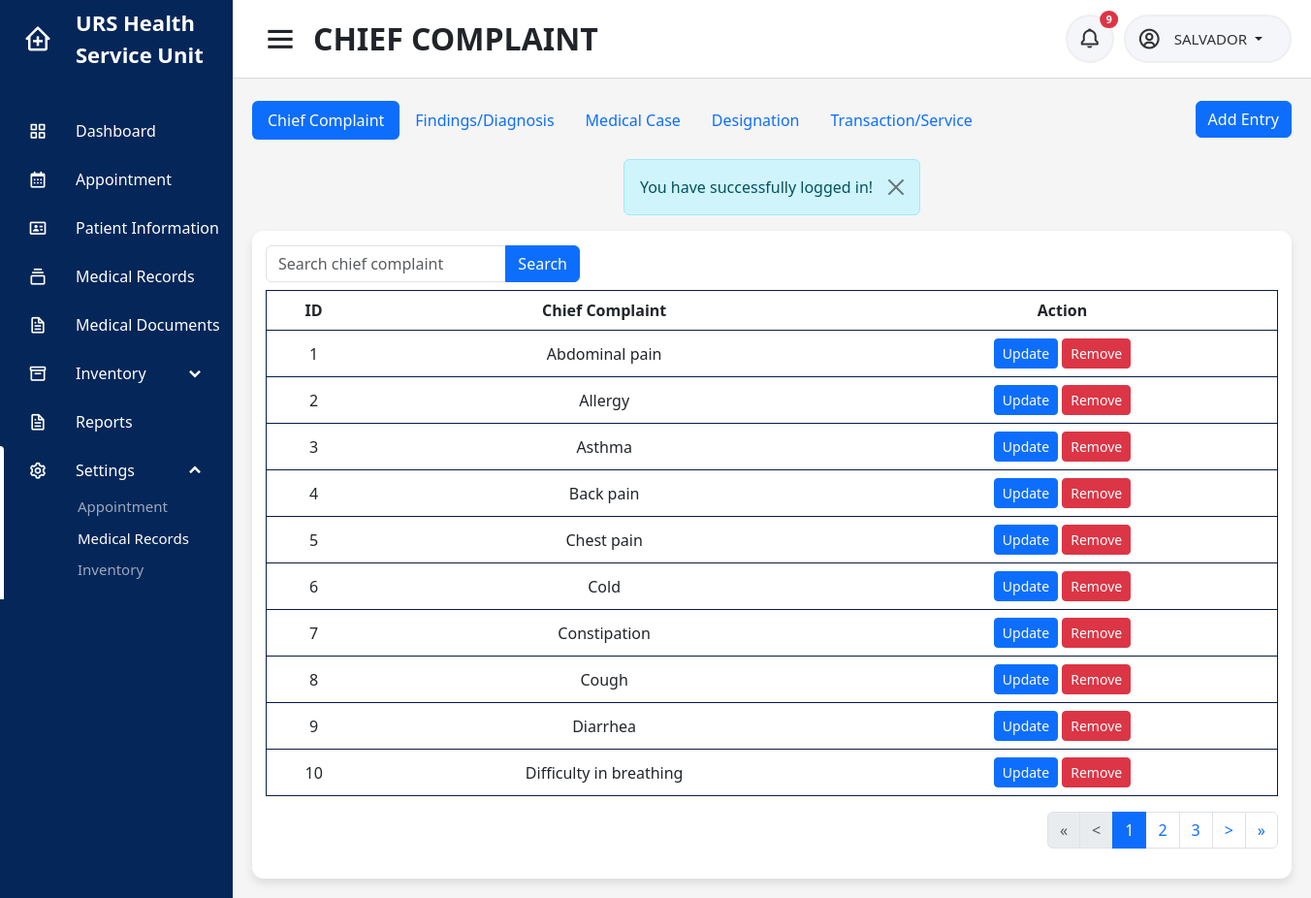
The app's page /users/nurse/chiefcomplaint.php (signed in), older data.
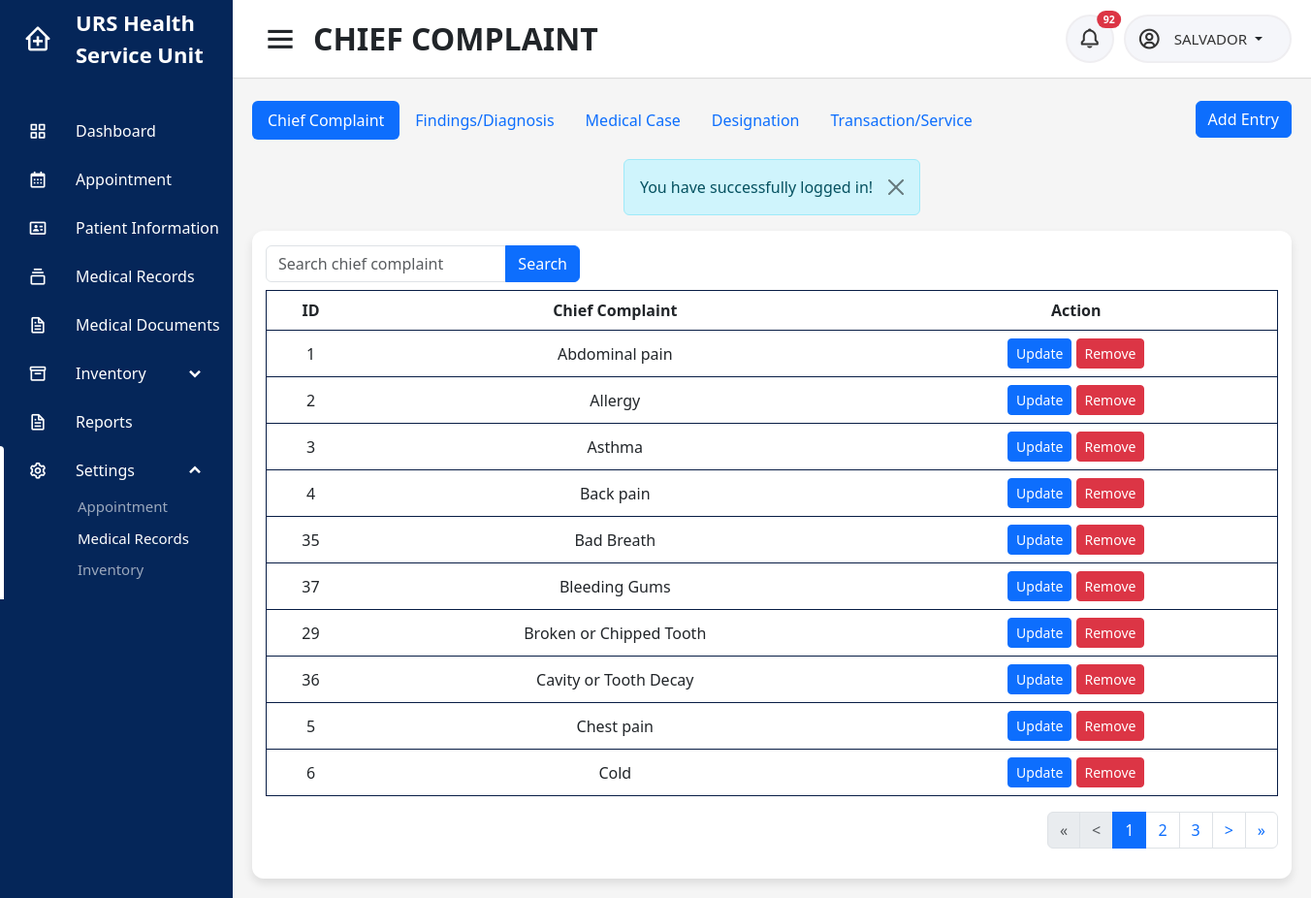
The same page, newer data.
### tables this page shows
CREATE TABLE `chief_complaint` (
  `id` int(11) NOT NULL,
  `chief_complaint` text DEFAULT NULL
);

### users/nurse/chiefcomplaint.php (the view, shortened to what the changed rows need)
<?php
include('../../connection.php');
$userid = $_SESSION['userid'];
$campus = $_SESSION['campus'];
if (isset($_GET['cc'])) {
    $cc = isset($_GET['cc']) ? $_GET['cc'] : '';
    $whereClause = "";
    if ($cc !== '') {
        $whereClause .= " WHERE chief_complaint LIKE '%$cc%'";
    }
    $sql_count = "SELECT COUNT(*) AS total_rows FROM chief_complaint $whereClause ORDER BY chief_complaint";
} else {
    $sql_count = "SELECT COUNT(*) AS total_rows FROM chief_complaint ORDER BY chief_complaint";
}
$count_result = $conn->query($sql_count);
if ($count_result) {
    $count_row = $count_result->fetch_assoc();
    $nr_of_rows = $count_row['total_rows'];
} else {
    echo "Error: " . $conn->error;
}
$rows_per_page = 10;
$page = isset($_GET['page']) ? $_GET['page'] : 1;
$start = ($page - 1) * $rows_per_page;
$pages = ceil($nr_of_rows / $rows_per_page);
$start_loop = $page > 2 ? $page - 2 : 1;
$end_loop = $page < $pages - 2 ? $page + 2 : $pages;
?>
<!DOCTYPE html>
<html lang="en" dir="ltr">
<head>
    <?php include('../../includes/header.php'); ?>
</head>
<body id="<?php echo $id ?>">
    <section class="home-section">
        <nav>
            <div class="right-nav">
                <div class="notification-button">
                    <button type="button" class="btn btn-sm position-relative" onclick="window.location.href = 'notification'">
                        <i class='bx bx-bell'></i>
                        <?php
                        $sql = "SELECT au.id, au.user, au.campus, au.activity, au.datetime, au.status, ac.firstname, ac.middlename, ac.lastname, ac.campus, i.image FROM audit_trail au INNER JOIN account ac ON ac.accountid = au.user INNER JOIN patient_image i ON i.patient_id = au.user WHERE ((au.activity LIKE '%added a walk-in schedule%' AND au.activity LIKE '%$campus%') OR (au.activity LIKE '%cancelled a walk-in schedule%' AND au.activity LIKE '%$campus%') OR au.activity LIKE 'sent%' OR au.activity LIKE 'cancelled%' OR au.activity LIKE 'uploaded medical document%' OR au.activity LIKE '%expired%') AND au.status='unread' AND au.user != '$userid' ORDER BY au.datetime DESC";
                        $result = mysqli_query($conn, $sql);
                        if ($row = mysqli_num_rows($result)) {
                        ?>
                            <span class="position-absolute top-0 start-100 translate-middle badge rounded-pill bg-danger">
                                <?= $row ?>
                            </span>
                        <?php
                        }
                        ?>
                    </button>
                </div>
            </div>
        </nav>
        <div class="home-content">
            <div class="overview-boxes">
                <div class="content">
                    <div class="row">
                        <div class="col-sm-12">
                            <div class="table-responsive">
                                <table class="table">
                                    <thead class="head">
                                        <tr>
                                            <th>ID</th>
                                            <th>Chief Complaint</th>
                                            <th>Action</th>
                                        </tr>
                                    </thead>
                                    <tbody>
                                        <?php
                                        if (isset($_GET['cc']) && $_GET['cc'] != '') {
                                            $cc = $_GET['cc'];
                                            $count = 1;
                                            $sql = "SELECT * FROM chief_complaint WHERE chief_complaint LIKE '%$cc%' ORDER BY chief_complaint LIMIT $start, $rows_per_page";
                                            $result = mysqli_query($conn, $sql);
                                        } else {
                                            $sql = "SELECT * FROM chief_complaint ORDER BY chief_complaint LIMIT $start, $rows_per_page";
                                            $result = mysqli_query($conn, $sql);
                                        }
                                        if ($result) {
                                            if (mysqli_num_rows($result) > 0) {
                                                foreach ($result as $data) { ?>
                                                    <tr>
                                                        <td><?php echo $data['id']; ?></td>
                                                        <td><?php echo $data['chief_complaint']; ?></td>
                                                        <td>
                                                            <button type="button" class="btn btn-primary btn-sm" data-bs-toggle="modal" data-bs-target="#updatecc<?php echo $data['id']; ?>">Update</button>
                                                            <button type="button" class="btn btn-danger btn-sm" data-bs-toggle="modal" data-bs-target="#removecc<?php echo $data['id']; ?>">Remove</button>
                                                        </td>
                                                    </tr>
                                                <?php
                                                }
                                            }
                                        }
                                        ?>
                                    </tbody>
                                </table>
                                <ul class="pagination justify-content-end">
                                    <?php
                                    if (mysqli_num_rows($result) > 0) : ?>
                                        <?php for ($i = $start_loop; $i <= $end_loop; $i++) : ?>
                                            <li class="page-item <?php echo $page == $i ? 'active' : ''; ?>">
                                                <a class="page-link" href="?<?= isset($_GET['cc']) ? 'cc=' . $_GET['cc'] . '&' : '' ?>page=<?= $i; ?>"><?= $i; ?></a>
                                            </li>
                                        <?php endfor; ?>
                                    <?php endif; ?>
                                </ul>
                            </div>
                        </div>
                    </div>
                </div>
            </div>
        </div>
    </section>
</body>
</html>

Row changes from the older to the newer data that the page shows:
no longer on this page (row unchanged): chief_complaint: id "7", chief_complaint "Constipation"
no longer on this page (row unchanged): chief_complaint: id "8", chief_complaint "Cough"
no longer on this page (row unchanged): chief_complaint: id "9", chief_complaint "Diarrhea"
no longer on this page (row unchanged): chief_complaint: id "10", chief_complaint "Difficulty in breathing"
added chief_complaint: id "35", chief_complaint "Bad Breath"
added chief_complaint: id "37", chief_complaint "Bleeding Gums"
added chief_complaint: id "29", chief_complaint "Broken or Chipped Tooth"
added chief_complaint: id "36", chief_complaint "Cavity or Tooth Decay"
Text that changed along with them:
$row: "9" → "92"
